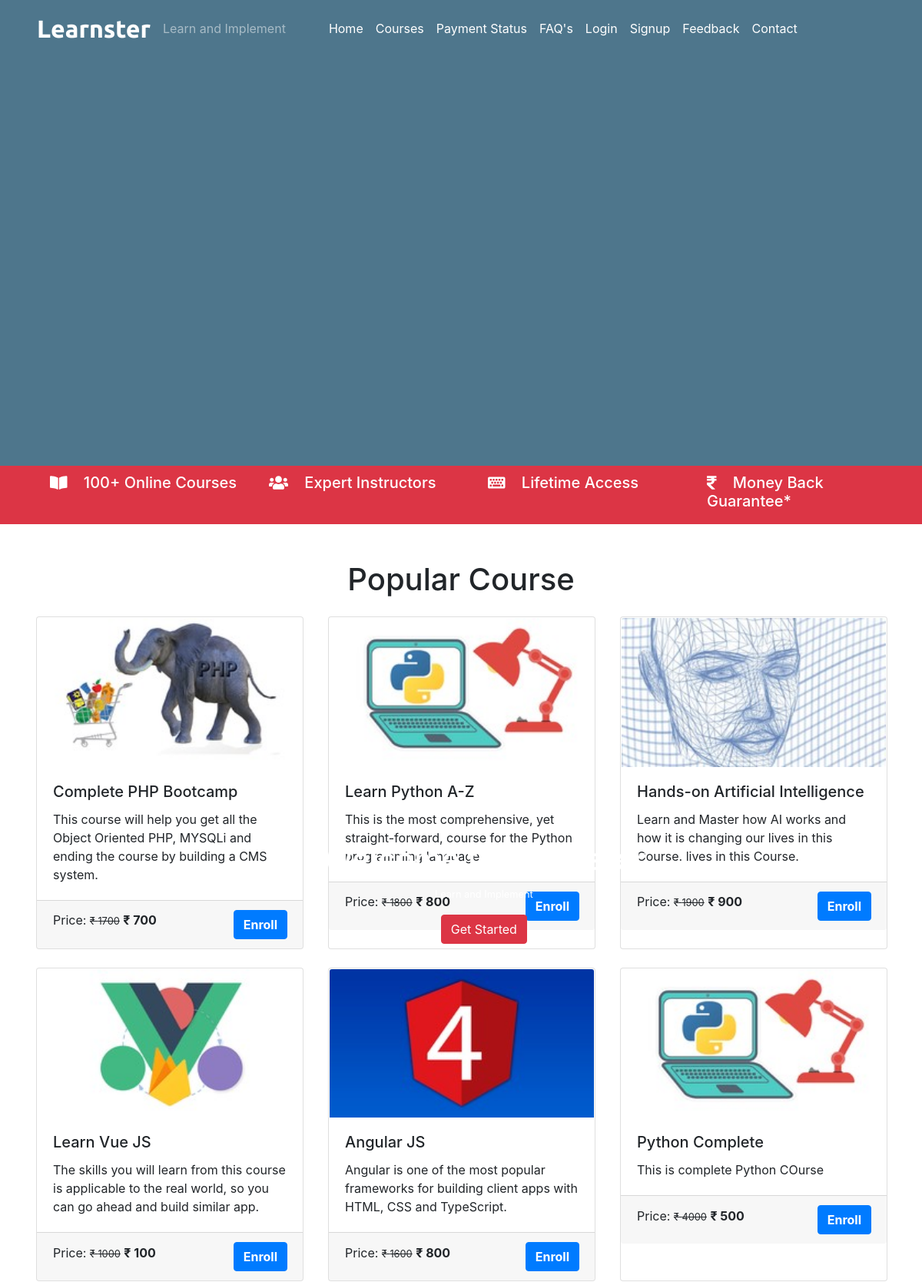
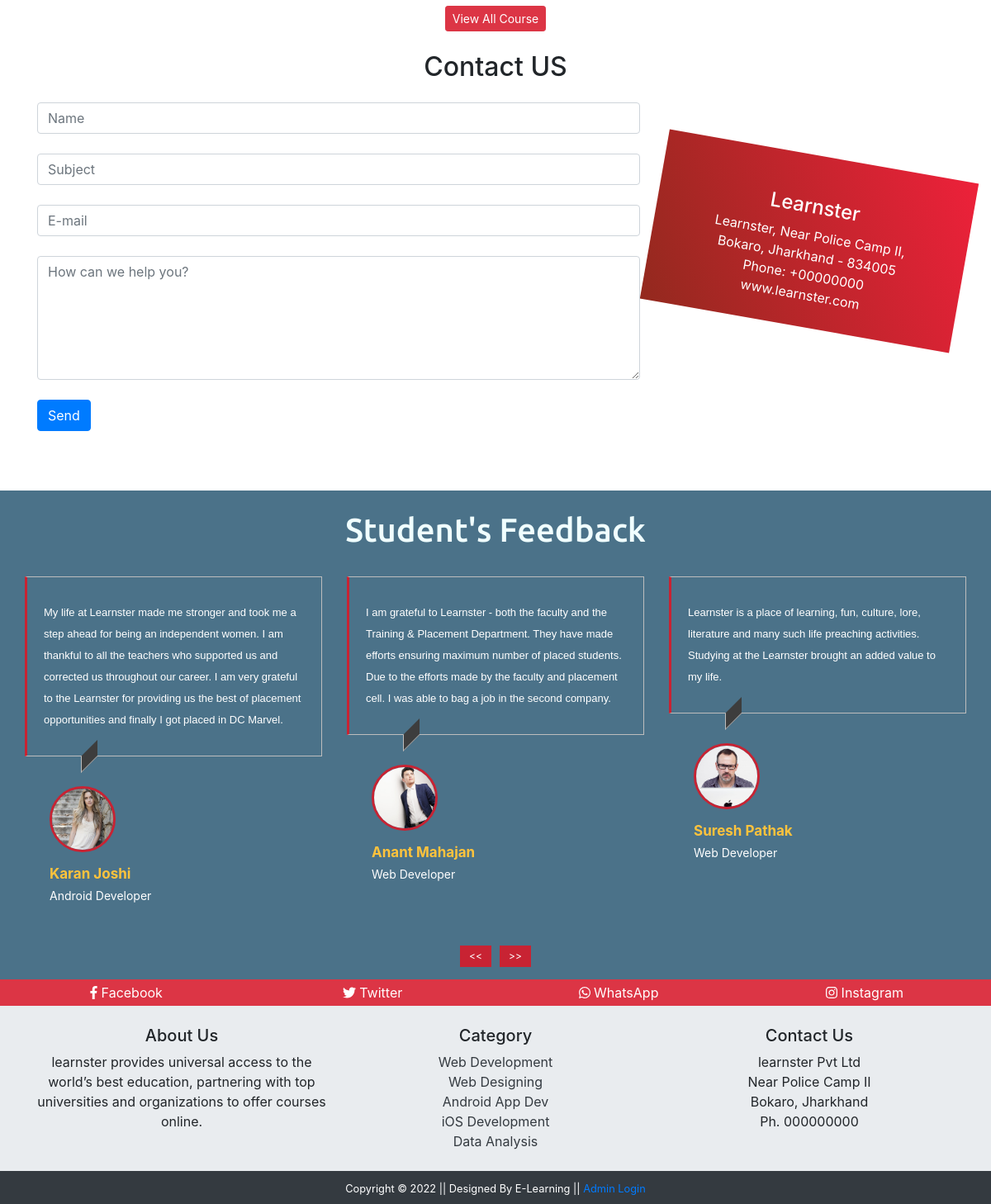
The page / on the database its author committed (2 pictures, top to bottom).
### tables this page shows
CREATE TABLE `course` (
  `course_id` int(11) NOT NULL,
  `course_name` text NOT NULL,
  `course_desc` text NOT NULL,
  `course_author` varchar(255) NOT NULL,
  `course_img` text NOT NULL,
  `course_duration` text NOT NULL,
  `course_price` int(11) NOT NULL,
  `course_original_price` int(11) NOT NULL
);

CREATE TABLE `feedback` (
  `f_id` int(11) NOT NULL,
  `f_content` text NOT NULL,
  `stu_id` int(11) NOT NULL
);

CREATE TABLE `student` (
  `stu_id` int(11) NOT NULL,
  `stu_name` varchar(255) NOT NULL,
  `stu_email` varchar(255) NOT NULL,
  `stu_pass` varchar(255) NOT NULL,
  `stu_occ` varchar(255) NOT NULL,
  `stu_img` text NOT NULL
);

### index.php (the view, shortened to what this page needs)
<?php
  include('./mainInclude/header.php');
?>
    <div class="container-fluid remove-vid-marg">
      <div class="vid-parent">
        <div class="vid-overlay"></div>
      </div>
      <div class="vid-content" >
        <h1 class="my-content">Welcome to Learnster</h1>
        <small class="my-content">Learn and Implement</small><br />
        <?php
              if(!isset($_SESSION['is_login'])){
                echo '<a class="btn btn-danger mt-3" href="#" data-toggle="modal" data-target="#stuRegModalCenter">Get Started</a>';
              } else {
                echo '<a class="btn btn-primary mt-3" href="student/studentProfile.php">My Profile</a>';
              }
          ?>
      </div>
    </div>
    <div class="container-fluid bg-danger txt-banner">
        <div class="row bottom-banner">
          <div class="col-sm">
            <h5> <i class="fas fa-book-open mr-3"></i> 100+ Online Courses</h5>
          </div>
          <div class="col-sm">
            <h5><i class="fas fa-users mr-3"></i> Expert Instructors</h5>
          </div>
          <div class="col-sm">
            <h5><i class="fas fa-keyboard mr-3"></i> Lifetime Access</h5>
          </div>
          <div class="col-sm">
            <h5><i class="fas fa-rupee-sign mr-3"></i> Money Back Guarantee*</h5>
          </div>
        </div>
    </div>
    <div class="container mt-5">
      <h1 class="text-center">Popular Course</h1>
      <div class="card-deck mt-4">
        <?php
        $sql = "SELECT * FROM course LIMIT 3";
        $result = $conn->query($sql);
        if($result->num_rows > 0){
          while($row = $result->fetch_assoc()){
            $course_id = $row['course_id'];
            echo '
            <a href="coursedetails.php?course_id='.$course_id.'" class="btn" style="text-align: left; padding:0px; margin:0px;">
              <div class="card">
                <img src="'.str_replace('..', '.', $row['course_img']).'" class="card-img-top" alt="Guitar" />
                <div class="card-body">
                  <h5 class="card-title">'.$row['course_name'].'</h5>
                  <p class="card-text">'.$row['course_desc'].'</p>
                </div>
                <div class="card-footer">
                  <p class="card-text d-inline">Price: <small><del>&#8377 '.$row['course_original_price'].'</del></small> <span class="font-weight-bolder">&#8377 '.$row['course_price'].'<span></p> <a class="btn btn-primary text-white font-weight-bolder float-right" href="coursedetails.php?course_id='.$course_id.'">Enroll</a>
                </div>
              </div>
            </a>  ';
          }
        }
        ?>
      </div>
      <div class="card-deck mt-4">
        <?php
          $sql = "SELECT * FROM course LIMIT 3,3";
          $result = $conn->query($sql);
          if($result->num_rows > 0){
            while($row = $result->fetch_assoc()){
              $course_id = $row['course_id'];
              echo '
                <a href="coursedetails.php?course_id='.$course_id.'"  class="btn" style="text-align: left; padding:0px;">
                  <div class="card">
                    <img src="'.str_replace('..', '.', $row['course_img']).'" class="card-img-top" alt="Guitar" />
                    <div class="card-body">
                      <h5 class="card-title">'.$row['course_name'].'</h5>
                      <p class="card-text">'.$row['course_desc'].'</p>
                    </div>
                    <div class="card-footer">
                      <p class="card-text d-inline">Price: <small><del>&#8377 '.$row['course_original_price'].'</del></small> <span class="font-weight-bolder">&#8377 '.$row['course_price'].'<span></p> <a class="btn btn-primary text-white font-weight-bolder float-right" href="#">Enroll</a>
                    </div>
                  </div>
                </a>  ';
            }
          }
        ?>
      </div>
      <div class="text-center m-2">
        <a class="btn btn-danger btn-sm" href="courses.php">View All Course</a>
      </div>
    </div>
    <?php
    include('./contact.php');
    ?>
      <div class="container-fluid mt-5" style="background-color: #4B7289" id="Feedback">
        <h1 class="text-center testyheading p-4"> Student's Feedback </h1>
        <div class="row">
          <div class="col-md-12">
            <div id="testimonial-slider" class="owl-carousel">
            <?php
              $sql = "SELECT s.stu_name, s.stu_occ, s.stu_img, f.f_content FROM student AS s JOIN feedback AS f ON s.stu_id = f.stu_id";
              $result = $conn->query($sql);
              if($result->num_rows > 0) {
                while($row = $result->fetch_assoc()){
                  $s_img = $row['stu_img'];
                  $n_img = str_replace('../','',$s_img)
            ?>
              <div class="testimonial">
                <p class="description">
                <?php echo $row['f_content'];?>
                </p>
                <div class="pic">
                  <img src="<?php echo $n_img; ?>" alt=""/>
                </div>
                <div class="testimonial-prof">
                  <h4><?php echo $row['stu_name']; ?></h4>
                  <small><?php echo $row['stu_occ']; ?></small>
                </div>
              </div>
              <?php }} ?>
            </div>
          </div>
        </div>
    </div>
    <div class="container-fluid bg-danger">
        <div class="row text-white text-center p-1">
          <div class="col-sm">
            <a class="text-white social-hover" href="#"><i class="fab fa-facebook-f"></i> Facebook</a>
          </div>
          <div class="col-sm">
            <a class="text-white social-hover" href="#"><i class="fab fa-twitter"></i> Twitter</a>
          </div>
          <div class="col-sm">
            <a class="text-white social-hover" href="#"><i class="fab fa-whatsapp"></i> WhatsApp</a>
          </div>
          <div class="col-sm">
            <a class="text-white social-hover" href="#"><i class="fab fa-instagram"></i> Instagram</a>
          </div>
        </div>
    </div>
    <div class="container-fluid p-4" style="background-color:#E9ECEF">
      <div class="container" style="background-color:#E9ECEF">
        <div class="row text-center">
          <div class="col-sm">
            <h5>About Us</h5>
              <p>learnster provides universal access to the world’s best education, partnering with top universities and organizations to offer courses online.</p>
          </div>
          <div class="col-sm">
            <h5>Category</h5>
            <a class="text-dark" href="#">Web Development</a><br />
            <a class="text-dark" href="#">Web Designing</a><br />
            <a class="text-dark" href="#">Android App Dev</a><br />
            <a class="text-dark" href="#">iOS Development</a><br />
            <a class="text-dark" href="#">Data Analysis</a><br />
          </div>
          <div class="col-sm">
            <h5>Contact Us</h5>
            <p>learnster Pvt Ltd <br> Near Police Camp II <br> Bokaro, Jharkhand <br> Ph. 000000000 </p>
          </div>
        </div>
      </div>
    </div>
  <?php
    include('./mainInclude/footer.php');
  ?>

### mainInclude/header.php (shortened to what this page needs)
<!DOCTYPE html>
<html lang="en">
  <head>
    <link rel="stylesheet" type="text/css" href="css/bootstrap.min.css">
    <link rel="stylesheet" type="text/css" href="css/all.min.css">
    <link rel="stylesheet" type="text/css" href="css/owl.min.css">
    <link rel="stylesheet" type="text/css" href="css/owl.theme.min.css">
    <link rel="stylesheet" type="text/css" href="css/testyslider.css">
    <link rel="stylesheet" type="text/css" href="./css/style.css" />
  </head>
  <body>
    <nav class="navbar navbar-expand-sm navbar-dark pl-5 fixed-top">
      <a href="index.php" class="navbar-brand">Learnster</a>
      <span class="navbar-text">Learn and Implement</span>
      <div class="collapse navbar-collapse" id="myMenu">
        <ul class="navbar-nav pl-5 custom-nav">
          <li class="nav-item custom-nav-item"><a href="index.php" class="nav-link">Home</a></li>
          <li class="nav-item custom-nav-item"><a href="courses.php" class="nav-link">Courses</a></li>
          <li class="nav-item custom-nav-item"><a href="paymentstatus.php" class="nav-link">Payment Status</a></li>
          <li class="nav-item custom-nav-item"><a href="./mscbot/index.html" class="nav-link">FAQ's</a></li>
          <?php
              if (isset($_SESSION['is_login'])){
                echo '<li class="nav-item custom-nav-item"><a href="student/studentProfile.php" class="nav-link">My Profile</a></li> <li class="nav-item custom-nav-item"><a href="logout.php" class="nav-link">Logout</a></li>';
              } else {
                echo '<li class="nav-item custom-nav-item"><a href="#login" class="nav-link" data-toggle="modal" data-target="#stuLoginModalCenter">Login</a></li> <li class="nav-item custom-nav-item"><a href="#signup" class="nav-link" data-toggle="modal" data-target="#stuRegModalCenter">Signup</a></li>';
              }
          ?>
          <li class="nav-item custom-nav-item"><a href="#Feedback" class="nav-link">Feedback</a></li>
          <li class="nav-item custom-nav-item"><a href="#Contact" class="nav-link">Contact</a></li>
        </ul>
      </div>
    </nav>

### contact.php
<div class="container mt-4" id="Contact">
      <h2 class="text-center mb-4">Contact US</h2>
      <div class="row">
        <div class="col-md-8">
          <form action="" method="post">
            <input type="text" class="form-control" name="name" placeholder="Name"><br>
            <input type="text" class="form-control" name="subject" placeholder="Subject"><br>
            <input type="email" class="form-control" name="email" placeholder="E-mail"><br>
            <textarea class="form-control" name="message" placeholder="How can we help you?" style="height:150px;"></textarea><br>
            <input class="btn btn-primary" type="submit" value="Send" name="submit"><br><br>
          </form>
        </div>
        <div class="col-md-4 stripe text-white text-center">
          <h4>Learnster</h4>
          <p>Learnster,
          Near Police Camp II, Bokaro,
          Jharkhand - 834005<br />
          Phone: +00000000 <br />
          www.learnster.com </p>
        </div>
      </div>
    </div>

### mainInclude/footer.php (shortened to what this page needs)
 <footer class="container-fluid bg-dark text-center p-2">
    <small class="text-white">Copyright &copy; 2022 || Designed By E-Learning || <?php
          if (isset($_SESSION['is_admin_login'])){
            echo '<a href="admin/adminDashboard.php"> Admin Dashboard</a> <a href="logout.php">Logout</a>';
          }else {
            echo '<a href="#login" data-toggle="modal" data-target="#adminLoginModalCenter"> Admin Login</a>';
          }
    ?>
  </small>
 </footer>
  </body>
</html>

### css/testyslider.css (style rules this page uses)
.testyheading { font-family: "Ubuntu", sans-serif; color: azure; }
.testimonial { margin: 0 15px; overflow: hidden; }
.testimonial .description { font-family: Arial, Helvetica, sans-serif; position: relative; font-size: 13px; line-height: 26px; color: #fff; padding: 30px 20px; border: 1px solid rgb(189, 189, 189); border-left: 3px solid #c82333; }
.testimonial .description:after { content: ""; width: 20px; height: 20px; background: #3d3d3d; border-bottom: 1px solid rgb(189, 189, 189); border-left: 1px solid rgb(189, 189, 189); position: absolute; bottom: -11px; left: 65px; transform: skewY(-45deg); }
.testimonial .pic { width: 80px; height: 80px; border-radius: 50%; overflow: hidden; margin: 20px 30px 10px; display: inline-block; border: 3px solid #c82333; }
.testimonial .pic img { width: 100%; height: 100%; object-fit: cover; }
.testimonial .testimonial-prof { text-transform: capitalize; margin: 0 30px; }
.testimonial .testimonial-prof h4 { color: #ffc33c; display: block; font-size: 17px; font-weight: bold; margin: 0 0 5px 0; }
.testimonial .testimonial-prof small { display: block; font-size: 14px; color: #fff; }

### css/style.css (style rules this page uses)
.navbar-brand { font-family: "Ubuntu", sans-serif; font-size: 2em; font-weight: bold; color: #fff; }
.custom-nav .custom-nav-item a { color: #fff !important; }
.remove-vid-marg { margin: 0px; padding: 0px; }
.vid-parent { position: relative; }
.vid-overlay { position: absolute; top: 0; left: 0; height: 100%; width: 100%; background-color: #225470; z-index: 1; opacity: 0.8; }
.vid-content { color: #fff; position: absolute; top: 35%; left: 35%; z-index: 2; text-align: center; }
.bottom-banner { color: #fff; padding: 10px; }
.bottom-banner:first-child { padding-left: 50px; }
.stripe { background-image: linear-gradient(240deg, #ed213a, #93291e); padding: 3rem; height: 13rem; margin-top: 4rem; transform: rotate(10deg); z-index: -5; }

### rows shown on the page
course: course_img (picture), course_name "Complete PHP Bootcamp", course_desc "This course will help you get all the Object Oriented PHP, MYSQLi and ending the course by building a CMS system.", course_original_price "1700", course_price "700"
course: course_img (picture), course_name "Learn Python A-Z", course_desc "This is the most comprehensive, yet straight-forward, course for the Python programming language.", course_original_price "1800", course_price "800"
course: course_img (picture), course_name "Hands-on Artificial Intelligence", course_desc "Learn and Master how AI works and how it is changing our lives in this Course. lives in this Course.", course_original_price "1900", course_price "900"
course: course_img (picture), course_name "Learn Vue JS", course_desc "The skills you will learn from this course is applicable to the real world, so you can go ahead and build similar app.", course_original_price "1000", course_price "100"
course: course_img (picture), course_name "Angular JS", course_desc "Angular is one of the most popular frameworks for building client apps with HTML, CSS and TypeScript.", course_original_price "1600", course_price "800"
course: course_img (picture), course_name "Python Complete", course_desc "This is complete Python COurse", course_original_price "4000", course_price "500"
feedback: f_content "My life at Learnster made me stronger and took me a step ahead for being an independent women. I am thankful to all the teachers who supported us and corrected us throughout our career. I am very grateful to the Learnster for providing us the best of placement opportunities and finally I got placed in DC Marvel.", stu.stu_img (picture), stu.stu_name "Karan Joshi", stu.stu_occ "Android Developer"
feedback: f_content "I am grateful to Learnster - both the faculty and the Training & Placement Department. They have made efforts ensuring maximum number of placed students. Due to the efforts made by the faculty and placement cell. I was able to bag a job in the second company.", stu.stu_img (picture), stu.stu_name "Anant Mahajan", stu.stu_occ "Web Developer"
feedback: f_content "Learnster is a place of learning, fun, culture, lore, literature and many such life preaching activities. Studying at the Learnster brought an added value to my life.", stu.stu_img (picture), stu.stu_name "Suresh Pathak", stu.stu_occ "Web Developer"
